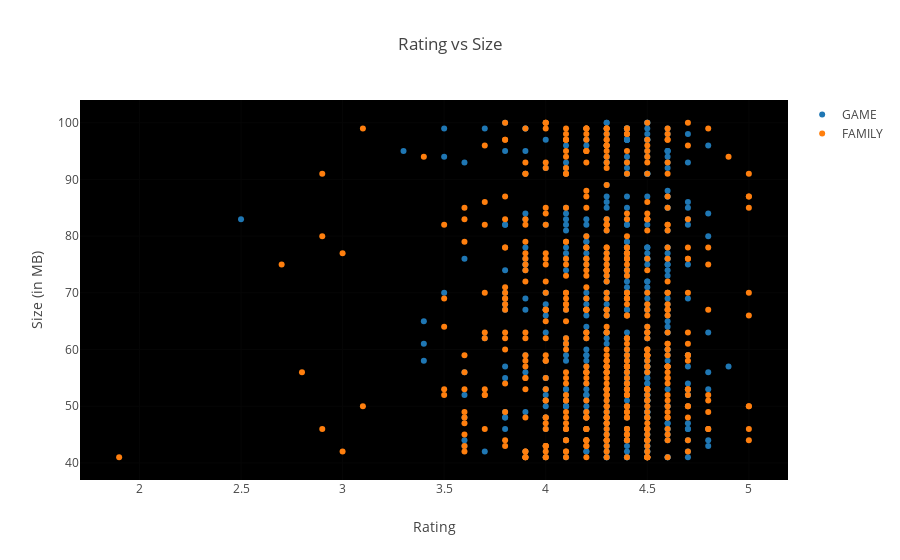

Source (notebook cell):
### Markdown cell above
Most top rated apps are optimally sized between ~2MB to ~40MB

### Code cell
c = ['hsl('+str(h)+',50%'+',50%)' for h in np.linspace(0, 360, len(list(set(groups.Category))))]

subset_df = df[df.Size > 40]
groups_temp = subset_df.groupby('Category').filter(lambda x: len(x) >20)


data = [{
    'x': groups_temp.loc[subset_df.Category==category[1]]['Rating'], 
    'type':'scatter',
    'y' : subset_df['Size'],
    'name' : str(category[1]),
    'mode' : 'markers',
    'showlegend': True,
    } for category in enumerate(['GAME', 'FAMILY'])]


layout = {'title':"Rating vs Size", 
          'xaxis': {'title' : 'Rating'},
          'yaxis' : {'title' : 'Size (in MB)'},
         'plot_bgcolor': 'rgb(0,0,0)'}

plotly.offline.iplot({'data': data, 'layout': layout})

### Figure 1 — Plotly figure (JSON) as saved in the notebook; plotly's stock layout.template omitted (floating-point values rounded to 4 significant figures; data arrays with more than 128 entries replaced by an {"elided": "..."} marker saying what was removed)
{"data": [{"mode": "markers", "name": "GAME", "showlegend": true, "x": {"elided": "506 float values"}, "y": {"elided": "1555 int values"}, "type": "scatter", "uid": "b17a5ec1-c27c-41ca-928b-7584d1180dc2"}, {"mode": "markers", "name": "FAMILY", "showlegend": true, "x": {"elided": "509 float values"}, "y": {"elided": "1555 int values"}, "type": "scatter", "uid": "3a85fe7f-cf52-4491-ab1d-aa6fe3e49cd3"}], "layout": {"plot_bgcolor": "rgb(0,0,0)", "title": {"text": "Rating vs Size"}, "xaxis": {"title": {"text": "Rating"}}, "yaxis": {"title": {"text": "Size (in MB)"}}}}
